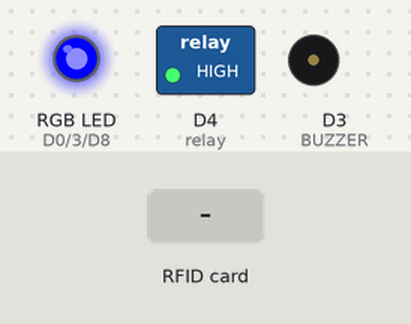
This sketch was run on a simulated ESP8266 (NodeMCU). On the bench: switched loads named in the sketch (green lamp = pin HIGH), an RGB LED mixed from three pins (HIGH = lit), buzzer (waves = sounding, pin HIGH). The inputs (shaded band) are chosen by the test bench. WiFi joins after 1.5 s; servers stay silent unless stated; the local clock reads 2024-03-15 10:24:30 at power-on unless the sketch sets it; what the sketch prints to the serial monitor is not drawn.

Above: at 3.3 s.
3.4 s: RFID card 33 B6 5D FE held to the reader
At 5.4 s:
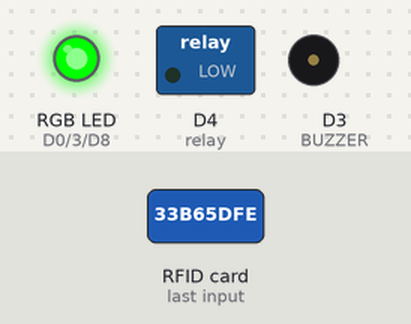
5.7 s: RFID card 5E 7A 19 C4 held to the reader
At 8.2 s:
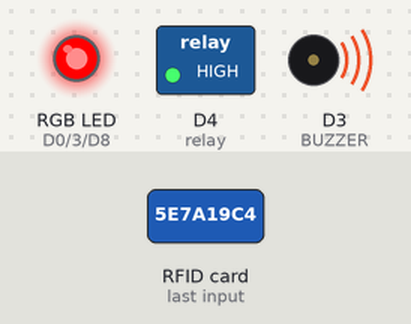
8.7 s: RFID card F3 EC CC FE held to the reader
At 13.5 s:
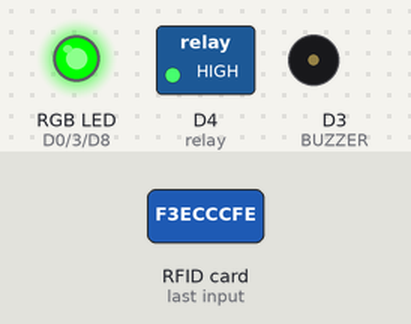
Timing chart, 0 to 15.6 s (numbered marks = the images above; inputs shaded):
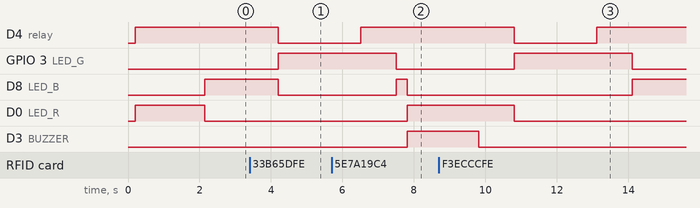

The sketch:

SendFirebase.ino
```cpp
#include <ESP8266WiFi.h>
#include <WiFiClientSecure.h>
#include <UniversalTelegramBot.h>
#include <ArduinoJson.h>
#include <SPI.h>
#include <MFRC522.h>
// Wifi network station credentials
#define WIFI_SSID "Rifqy's Galaxy A71"
#define WIFI_PASSWORD "rahasiaa"
// Telegram BOT Token (Get from Botfather)
#define BOT_TOKEN "7130669244:AAHhU3kPaGEonEbwqyDzTupeb2Hllly636s"

// Use @myidbot (IDBot) to find out the chat ID of an individual or a group
// Also note that you need to click "start" on a bot before it can
// message you
#define CHAT_ID "186660074"

#define SS_PIN D2  // sda pin D2
#define RST_PIN D1 // RST (flash) pin D2


#define relay D4 //Relay Pin D4
#define BUZZER D3 //buzzer pin D8
#define LED_R D0 //LED R (RGB)
#define LED_G 3  //LED G (RGB) (pin RX0)
#define LED_B D8  //LED B (RGB)

MFRC522 mfrc522(SS_PIN, RST_PIN);

byte i,j,f_cek;
String ID_TAG;
String ID_Card[10];
int jmlkartu;

X509List cert(TELEGRAM_CERTIFICATE_ROOT);
WiFiClientSecure secured_client;
UniversalTelegramBot bot(BOT_TOKEN, secured_client);

//============
void Red_ON(){
  digitalWrite(LED_R,HIGH);
  digitalWrite(LED_G,LOW);
  digitalWrite(LED_B,LOW);
}
//============
void Green_ON(){
  digitalWrite(LED_R,LOW);
  digitalWrite(LED_G,HIGH);
  digitalWrite(LED_B,LOW);
}
//============
void Blue_ON(){
  digitalWrite(LED_R,LOW);
  digitalWrite(LED_G,LOW);
  digitalWrite(LED_B,HIGH);
}
//============
void readRFID(byte *buffer, byte bufferSize)
{
  ID_TAG="";
  for(byte i = 0;i<bufferSize; i++)
  {
    ID_TAG = ID_TAG+String(buffer[i], HEX);
  }
}
//=======================
void iot_rfid()
{
  int k = 1;
  int jmlkartu = 3;
 Blue_ON();
 if(!mfrc522.PICC_IsNewCardPresent() || !mfrc522.PICC_ReadCardSerial()){
    return;
  }

  readRFID(mfrc522.uid.uidByte, mfrc522.uid.size);
  f_cek=0;


  while(k < jmlkartu+1)
  {

    if(ID_TAG==ID_Card[k]){
      f_cek=1;
      Serial.print("Akses diberikan untuk Kartu :");
      Serial.println(k);
      Green_ON();
      digitalWrite(relay,LOW);
      bot.sendMessage(CHAT_ID, "Pintu Terbuka", "");
      delay(2000);
      digitalWrite(relay,HIGH);
    }
    k++;
  }

  if(f_cek==0){
    Serial.println("Kartu Tidak Terdaftar !");

    Serial.println("Akses ditolak !");

    bot.sendMessage(CHAT_ID, "Kartu tidak terdaftar mencoba masuk !", "");
    Red_ON();
    digitalWrite(BUZZER, HIGH);
    delay(2000);
    digitalWrite(BUZZER, LOW);
  }

}
//============================
void setup()
{
  ID_Card[1]="33b65dfe";
  ID_Card[2]="f3ecccfe";
  ID_Card[3]="9b2b889";


  Serial.begin(115200);
  delay(200);

  pinMode(relay, OUTPUT);
  pinMode(BUZZER, OUTPUT);
  pinMode(LED_R, OUTPUT);
  pinMode(LED_G, OUTPUT);
  pinMode(LED_B, OUTPUT);
  digitalWrite(relay,HIGH);

  Red_ON();
  delay(100);
  SPI.begin();                // Init SPI bus
  mfrc522.PCD_Init();        // Init MFRC522 card

  Serial.print("Connecting to Wifi SSID ");
  Serial.print(WIFI_SSID);
  WiFi.begin(WIFI_SSID, WIFI_PASSWORD);
  secured_client.setTrustAnchors(&cert); // Add root certificate for api.telegram.org
  while (WiFi.status() != WL_CONNECTED)
  {
    Serial.print(".");
    delay(500);
  }
  Serial.print("\nWiFi connected. IP address: ");
  Serial.println(WiFi.localIP());

  Serial.print("Retrieving time: ");
  configTime(0, 0, "pool.ntp.org"); // get UTC time via NTP
  time_t now = time(nullptr);
  while (now < 24 * 3600)
  {
    Serial.print(".");
    delay(100);
    now = time(nullptr);
  }
  Serial.println(now);

  bot.sendMessage(CHAT_ID, "Bot started up", "");
}
//=======================
void loop() {
  iot_rfid();
  delay(1000);
}
```

Measured:
- after the input at 3.4 s, D4 (relay), D8 (LED_B): HIGH → LOW after 0.81 s; GPIO 3 (LED_G): LOW → HIGH after 0.81 s
- after the input at 5.7 s, D0 (LED_R), D3 (BUZZER): LOW → HIGH after 2.1 s
- after the input at 8.7 s, D4 (relay): HIGH → LOW after 2.1 s, → HIGH 2.3 s later; GPIO 3 (LED_G): LOW → HIGH after 2.1 s, → LOW 3.3 s later; D8 (LED_B): LOW → HIGH after 5.4 s instead of 2.1 s
